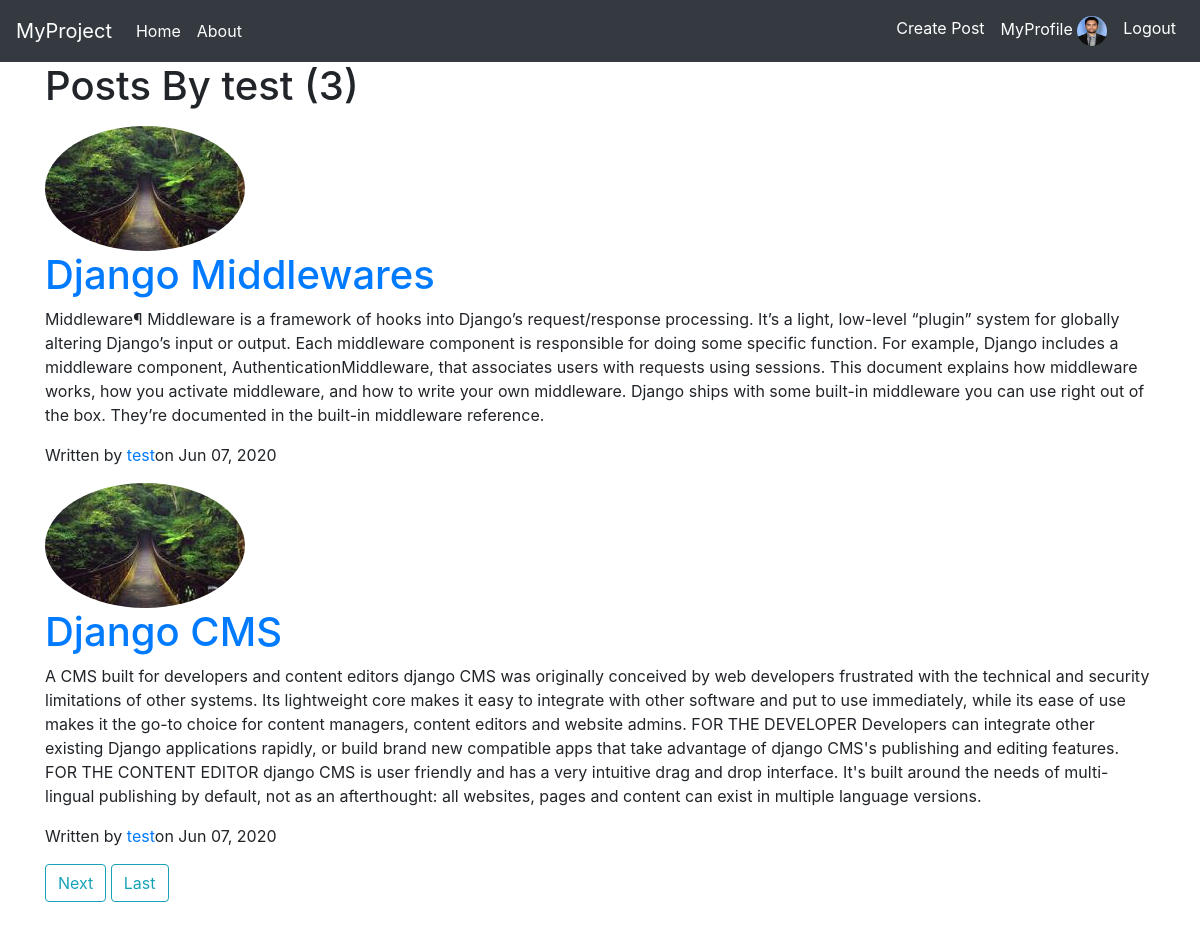
/user/test/ (signed in), run on the app's committed database.
### users/models.py (models this page shows, shortened)
class Profile(models.Model):
    user = models.OneToOneField(User, on_delete=models.CASCADE)
    image = models.ImageField(default="default.jpg", upload_to='profile_pics')
    nickname = models.CharField(max_length=64, null=True, blank=True)
    dob = models.DateField(null=True, blank=True)
    gender = models.CharField(max_length=1,
                              choices=GENDER_CHOICES, default='M')
    bio = models.TextField(max_length=1024, null=True, blank=True)

### blog/models.py (models this page shows, shortened)
class Post(models.Model):
    title = models.CharField(max_length=200)
    content = models.TextField()
    date_posted = models.DateTimeField(default=timezone.now)
    author = models.ForeignKey(User, on_delete = models.CASCADE)

### blog/views.py (the view)
# urls.py: path('user/<str:username>/', UserPostListView.as_view(), name='user-posts'),
class UserPostListView(ListView):
    model = Post
    template_name = 'blog/user_posts.html' #by default looks for (<app_name>/<model>_<viewtype.html>)
    context_object_name = 'posts'  #looks for object_list(Default)
    paginate_by = 2
    def get_queryset(self):
        user = get_object_or_404(User, username = self.kwargs.get('username'))
        return Post.objects.filter(author=user).order_by('-date_posted')

### blog/templates/blog/user_posts.html (shortened to what this page needs)
{% extends 'blog/base.html' %}
{% block content %}
<h1 class="mb-3">Posts By {{ view.kwargs.username }} ({{ page_obj.paginator.count }})</h1>
{% for post in posts %}
  <img class="rounded-circle" src="{{ post.author.profile.image.url }}">
  <h1><a href="{% url 'post-detail' post.pk %}">{{ post.title }}</a></h1>
  <p>{{ post.content }}</p>
  <p>Written by <a href="{% url 'user-posts' post.author.username %}">{{ post.author }}</a>on {{ post.date_posted|date:"M d, Y" }} </p>
{% endfor %}
{% if is_paginated %}
  {% if page_obj.has_next %}
    <a class="btn btn-outline-info mb-4" href="?page={{ page_obj.next_page_number }}">Next</a>
    <a class="btn btn-outline-info mb-4" href="?page={{ page_obj.paginator.num_pages }}">Last</a>
  {% endif %}
{% endif %}
{% endblock %}

### blog/templates/blog/nav.html (shortened to what this page needs)
<nav class="navbar sticky-top navbar-expand-lg navbar-dark bg-dark">
  <a class="navbar-brand" href="{% url 'home' %}">MyProject</a>
  <div class="collapse navbar-collapse" id="navbarSupportedContent">
    <ul class="navbar-nav mr-auto">
      <li class="nav-item active">
        <a class="nav-link" href="{% url 'home' %}">Home <span class="sr-only">(current)</span></a>
      </li>
      <li class="nav-item active">
        <a class="nav-link" href="{% url 'about' %}">About</a>
      </li>
    </ul>
    <ul class="navbar-nav ml-auto">
      {% if user.is_authenticated %}
      <li class="nav-item active">
        <a class="nav-link" href="{% url 'post-create' %}">Create Post</a>
      </li>
      <li class="nav-item active">
        <a class="nav-link" href="{% url 'myprofile' %}">MyProfile <img class="rounded-circle" src="{{ user.profile.image.url }}" width="30" height="30"/></a>
      </li>
      <li class="nav-item active">
        <a class="nav-link" href="{% url 'logout' %}">Logout</a>
      </li>
      {% endif %}
      </ul>
  </div>
</nav>

### data on the page
Post: author.profile.image (placeholder picture), title "Django Middlewares", content "Middleware¶ Middleware is a framework of hooks into Django’s request/response processing. It’s a light, low-level “plugin” system for globally altering Django’s input or output. Each middleware component is responsible for doing some specific function. For example, Django includes a middleware component, AuthenticationMiddleware, that associates users with requests using sessions. This document explains how middleware works, how you activate middleware, and how to write your own middleware. Django ships with some built-in middleware you can use right out of the box. They’re documented in the built-in middleware reference.", author "test", date_posted "Jun 07, 2020"
Post: author.profile.image (placeholder picture), title "Django CMS", content "A CMS built for developers and content editors django CMS was originally conceived by web developers frustrated with the technical and security limitations of other systems. Its lightweight core makes it easy to integrate with other software and put to use immediately, while its ease of use makes it the go-to choice for content managers, content editors and website admins. FOR THE DEVELOPER Developers can integrate other existing Django applications rapidly, or build brand new compatible apps that take advantage of django CMS's publishing and editing features. FOR THE CONTENT EDITOR django CMS is user friendly and has a very intuitive drag and drop interface. It's built around the needs of…", author "test", date_posted "Jun 07, 2020"

### other printed values
{{ view.kwargs.username }} "test"
{{ page_obj.paginator.count }} "3"
